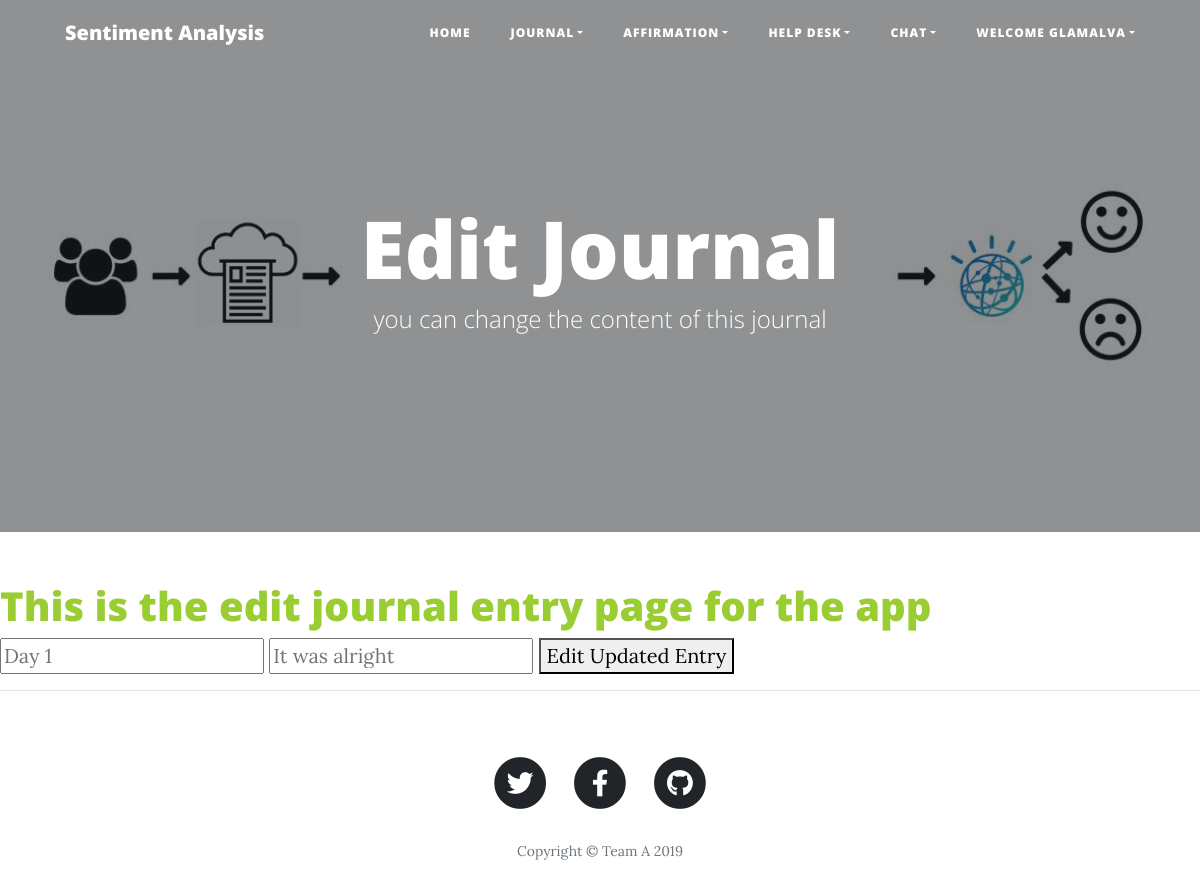
Screenshot of /edit/1 (signed in) with the database file from the repository.
### app/main/models.py (models this page shows, shortened)
class Users(db.Model):
    __tablename__ = "Users"
    id = db.Column(db.Integer, primary_key=True, autoincrement=True)
    Username = db.Column(db.String, unique=True, nullable=False)
    fullname = db.Column(db.String, nullable=False)
    password_hash = db.Column(db.String, nullable=False)
    email = db.Column(db.String, nullable=False)
    register_date = db.Column(db.DateTime, default=datetime.now)
    is_active = db.Column(db.Boolean, default=True)
    userstatus = db.Column(db.String, default = "User")
    journal = db.relationship("Journal", uselist=False, backref='Users')
    @property
    def password(self):
        return 'hashed password'
    @property
    def is_authenticated(self):
        return True

class JournalEntry(db.Model):
    __tablename__ = "JournalEntry"
    EntryID = db.Column(db.Integer, primary_key=True, nullable = False, autoincrement = True)
    EntryTitle = db.Column(db.String)
    EntryText = db.Column(db.String)
    Date_Time = db.Column(db.DateTime, nullable = False)
    EntryEmotion = db.Column(db.String)
    J_ID = db.Column(db.Integer, db.ForeignKey('Journal.JournalID'), nullable = False)

### app/main/routes.py (the view)
@bp.route('/edit/<int:EntryID>', methods=['GET', 'POST', 'PUT'])
def edit(EntryID):
    entry = JournalEntry.query.get(EntryID)
    entries = JournalEntry.query.filter_by(EntryID=EntryID)
    entries = JournalEntry.query.all()
    if (request.method == "POST"):
        entry.EntryTitle = request.form.get("newtitle")
        entry.EntryText = request.form.get("newtext")
        return render_template('journal.html', entries=entries)
    return render_template('edit.html', entries=entries)

### app/main/models.py (called while the page is built)
@login.user_loader
def load_user(id):
    if isinstance(id, int):
        pass
    elif isinstance(id, int):
        if id.strip().isdigit():
            id = int(id)
        else:
            return
    else:
        return
    return Users.query.get(id)

### app/main/templates/edit.html (shortened to what this page needs)
{% extends 'base.html' %}
{% block header %}
      <header class="masthead" style="background-image: url('/static/img/index-b.jpg')">
    <div class="overlay"></div>
    <div class="container">
      <div class="row">
        <div class="col-lg-8 col-md-10 mx-auto">
          <div class="site-heading">
            <h1>Edit Journal</h1>
            <span class="subheading">you can change the content of this journal</span>
          </div>
        </div>
      </div>
    </div>
  </header>
{% endblock %}
        {% block content%}
        <h1 style= "color:yellowgreen;">This is the edit journal entry page for the app</h1>
        {% for entry in entries %}
        <div class="journal-entry">
            <form action="{{url_for('main.edit' , EntryID = entry.EntryID )}}" method="post">
              <input type="text" name="newtitle" placeholder="{{entry.EntryTitle}}">
              <input type="text" name="newtext" placeholder="{{entry.EntryText}}">
              <button type="submit"> Edit Updated Entry </button>
            </form>
        </div>
        {% endfor %}
        {% endblock %}

### app/main/templates/base.html (shortened to what this page needs)
<!DOCTYPE html>
<html lang="en">
<head>
  <link href="/static/vendor/bootstrap/css/bootstrap.min.css" rel="stylesheet">
  <link href="/static/vendor/fontawesome-free/css/all.min.css" rel="stylesheet" type="text/css">
    <link rel="stylesheet" href="/static/vendor/fontawesome-free/css/all.min.css">
  <link href="/static/css/clean-blog.min.css" rel="stylesheet">
</head>
<body>
  <nav class="navbar navbar-expand-lg navbar-light fixed-top" id="mainNav">
    <div class="container">
      <a class="navbar-brand" href="">Sentiment Analysis</a>
      <div class="collapse navbar-collapse" id="navbarResponsive">
        <ul class="navbar-nav ml-auto">
          <li class="nav-item">
            <a class="nav-link" href="{{ url_for('main.index') }}">Home</a>
          </li>
          <li class="nav-item dropdown">
            <a class="nav-link dropdown-toggle" href="#" id="navbarDropdown" role="button" data-toggle="dropdown" aria-haspopup="true" aria-expanded="false">
              Journal</a>
          <li class="nav-item dropdown">
          <a class="nav-link dropdown-toggle" href="#" id="navbarDropdown" role="button" data-toggle="dropdown" aria-haspopup="true" aria-expanded="false">
              Affirmation</a>
          </li>
          <li class="nav-item dropdown">
          <a class="nav-link dropdown-toggle" href="#" id="navbarDropdown" role="button" data-toggle="dropdown" aria-haspopup="true" aria-expanded="false">
              Help Desk</a>
          </li>
          <li class="nav-item dropdown">
          <a class="nav-link dropdown-toggle" href="#" id="navbarDropdown" role="button" data-toggle="dropdown" aria-haspopup="true" aria-expanded="false">
              Chat</a>
          </li>
            {% if current_user.is_authenticated %}
            <li class="nav-item dropdown">
            <a class="nav-link dropdown-toggle" href="#" id="navbarDropdown-user" role="button" data-toggle="dropdown" aria-haspopup="true" aria-expanded="false">
               Welcome {{ current_user.Username }}</a>
              </li>
            {% else %}
            <li class="nav-item">
            <a class="nav-link" href="{{ url_for('main.login') }}">Login</a>
          </li>
            {% endif %}
        </ul>
      </div>
    </div>
  </nav>
  {% block header%}{% endblock header %}
  {% block content %}{% endblock %}
  <hr>
  <footer>
    <div class="container">
      <div class="row">
        <div class="col-lg-8 col-md-10 mx-auto">
          <ul class="list-inline text-center">
            <li class="list-inline-item">
              <a href="#">
                <span class="fa-stack fa-lg">
                  <i class="fas fa-circle fa-stack-2x"></i>
                  <i class="fab fa-twitter fa-stack-1x fa-inverse"></i>
                </span>
              </a>
            </li>
            <li class="list-inline-item">
              <a href="#">
                <span class="fa-stack fa-lg">
                  <i class="fas fa-circle fa-stack-2x"></i>
                  <i class="fab fa-facebook-f fa-stack-1x fa-inverse"></i>
                </span>
              </a>
            </li>
            <li class="list-inline-item">
              <a href="#">
                <span class="fa-stack fa-lg">
                  <i class="fas fa-circle fa-stack-2x"></i>
                  <i class="fab fa-github fa-stack-1x fa-inverse"></i>
                </span>
              </a>
            </li>
          </ul>
          <p class="copyright text-muted">Copyright &copy; Team A 2019</p>
        </div>
      </div>
    </div>
  </footer>
</body>
</html>

### rows the page displays
Users: Username "GLAMALVA"
JournalEntry: newtitle "Day 1", newtext "It was alright"
